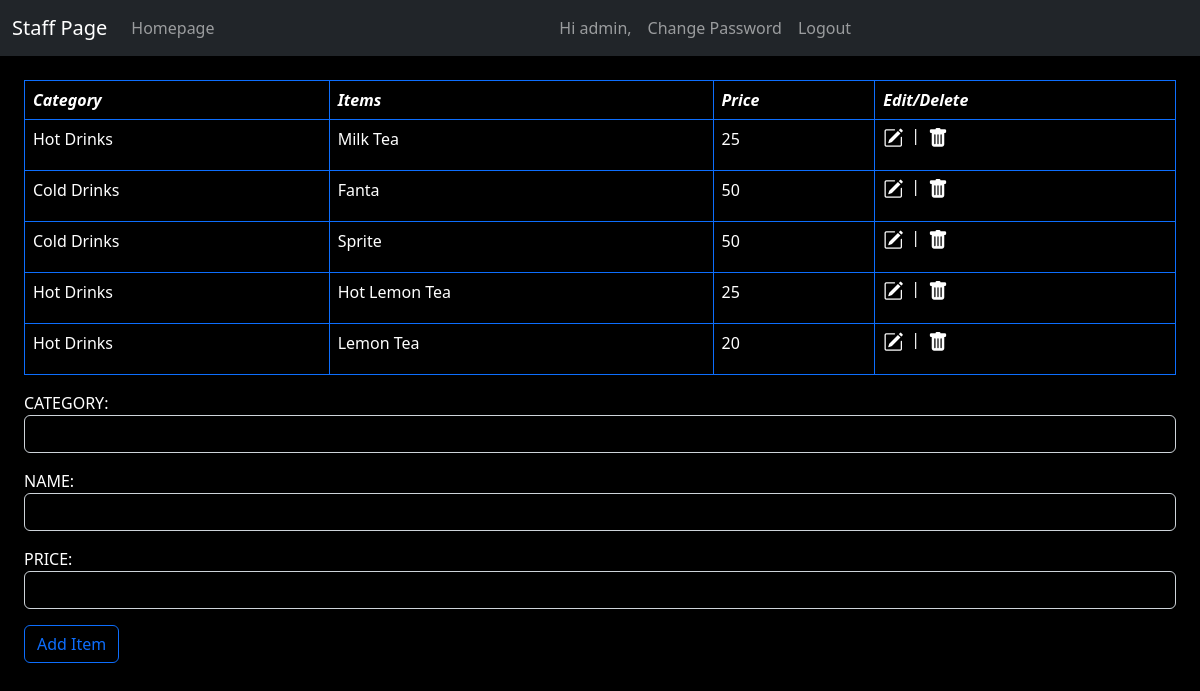
/staff/menu/ (signed in), run on the app's committed database.
### restaurant_management_app/models.py (models this page shows)
class menu_item(models.Model):
    item_category = models.CharField('CATEGORY:', max_length=250)
    item_name = models.CharField('NAME:', max_length=250)
    item_price = models.CharField('PRICE:', max_length=250)

### restaurant_management_app/views.py (the view)
# urls.py: path('menu/', menu, name="digital-menu"),
def menu(request):
    if request.method == 'POST':
        if 'username' in request.POST:
            login_anywhere(request)
        else:
            form = menuForm(request.POST)
            if form.is_valid:
                form.save()
                messages.success(request, 'Item added successfully.')
        return redirect('/staff/menu/')
    else:
        modelForm = menuForm()
        items = menu_item.objects.all()
        if str(request.user.groups.filter(name='management')) == "<QuerySet [<Group: management>]>" or str(request.user.groups.filter(name='super-management')) == "<QuerySet [<Group: super-management>]>":
            context = {'group': 'has_group', 'form': modelForm, 'items':items}
        else:
            context = {'group': 'not_have_group', 'form': modelForm, 'items':items}
        return render(request, 'staff/menu.html', context)

### restaurant_management_app/forms.py
class menuForm(forms.ModelForm):
   class Meta:
     model = menu_item
     fields = ('item_category', 'item_name', 'item_price')
     widgets = {
         'item_category':forms.TextInput(attrs={'class':'form-control'}),
         'item_name':forms.TextInput(attrs={'class':'form-control'}),
         'item_price':forms.TextInput(attrs={'class':'form-control'})
     }

### restaurant_management_app/templates/staff/menu.html (shortened to what this page needs)
<html lang="en">
<head>
    <link href="https://cdn.jsdelivr.net/npm/bootstrap@5.2.0-beta1/dist/css/bootstrap.min.css" rel="stylesheet"
>
    <link href="https://cdn.jsdelivr.net/npm/bootstrap-icons@1.4.1/font/bootstrap-icons.css" rel="stylesheet">
</head>
<body style="background: #000;">
    <main>
        <section class="nav-section">
            {% include 'staff/navbar.html' %}
        </section>
        <section class="p-4 menu-section">
            <table style="color: #fff;" class="table table-bordered border-primary">
                <thead>
                    <tr>
                        <td><b><i>Category</i></b></td>
                        <td><b><i>Items</i></b></td>
                        <td><b><i>Price</i></b></td>
                        {% if group == "has_group" %}
                            <td><b><i>Edit/Delete</i></b></td>
                        {% endif %}
                    </tr>
                </thead>
                <tbody>
                    {% for item in items %}
                        <tr>
                            <td>{{ item.item_category }}</td>
                            <td>{{ item.item_name }}</td>
                            <td>{{ item.item_price }}</td>
                            {% if group == "has_group" %}
                                <td>
                                    <div style="display: flex; flex-direction: row;" class="edit-buttons">
                                        <a class="editIcon" style="color: #fff; font-size: 20px;" href=""><i class="bi bi-pencil-square"></i></a>
                                        <p style="margin-left: 8px; margin-top: -4px; margin-right: 8px;">|</p>
                                        <a class="deleteIcon" style="color: #fff; font-size: 20px;" href=""><i class="bi bi-trash-fill"></i></a>
                                    </div>
                                </td>
                            {% endif %}
                        </tr>
                    {% endfor %}
                </tbody>
            </table>
            {% if group == "has_group" %}
                <form method="post">
                    {{ form.as_p }}
                    <button type="submit" class="btn btn-outline-primary">Add Item</button>
                </form>
            {% endif %}
        </section>
    </main>
</body>
</html>

### restaurant_management_app/templates/staff/navbar.html (shortened to what this page needs)
<nav class="navbar navbar-expand-lg navbar-dark bg-dark">
    <div class="container-fluid">
        <a class="navbar-brand">Staff Page</a>
        <div class="collapse navbar-collapse" id="navbarSupportedContent">
            <ul class="navbar-nav me-auto mb-2 mb-lg-0">
                <li class="nav-item">
                    <a class="nav-link" href="{% url 'logIn_staff' %}">Homepage</a>
                </li>
            </ul>
            {% if user.is_authenticated %}
                <ul class="navbar-nav me-auto mb-2 mb-lg-0">
                    <li class="nav-item">
                        <a class="nav-link">Hi {{ user.username }},</a>
                    </li>
                    <li class="nav-item">
                        <a class="nav-link" href="{% url 'change-password' %}">Change Password</a>
                    </li>
                    <li class="nav-item">
                        <a class="nav-link" href="{% url 'logout' %}">Logout</a>
                    </li>
                </ul>
            {% endif %}
        </div>
    </div>
</nav>

### restaurant_management_app/templates/staff/menu.html (style rules this page uses)
body { color: #fff; }
input { padding: 0.375rem 0.75rem; font-size: 1rem; font-weight: 400; line-height: 1.5; color: #212529; background-color: #fff; background-clip: padding-box; border: 1px solid #ced4da; -webkit-appearance: none; -moz-appearance: none; appearance: none; border-radius: 0.375rem; transition: border-color .15s ease-in-out, box-shadow .15s ease-in-out; }
input.form-control { background-color: #000; color: #fff; }

### data on the page
menu_item: item_category "Hot Drinks", item_name "Milk Tea", item_price "25"
menu_item: item_category "Cold Drinks", item_name "Fanta", item_price "50"
menu_item: item_category "Cold Drinks", item_name "Sprite", item_price "50"
menu_item: item_category "Hot Drinks", item_name "Hot Lemon Tea", item_price "25"
menu_item: item_category "Hot Drinks", item_name "Lemon Tea", item_price "20"

### other printed values
{{ user.username }} "admin"
